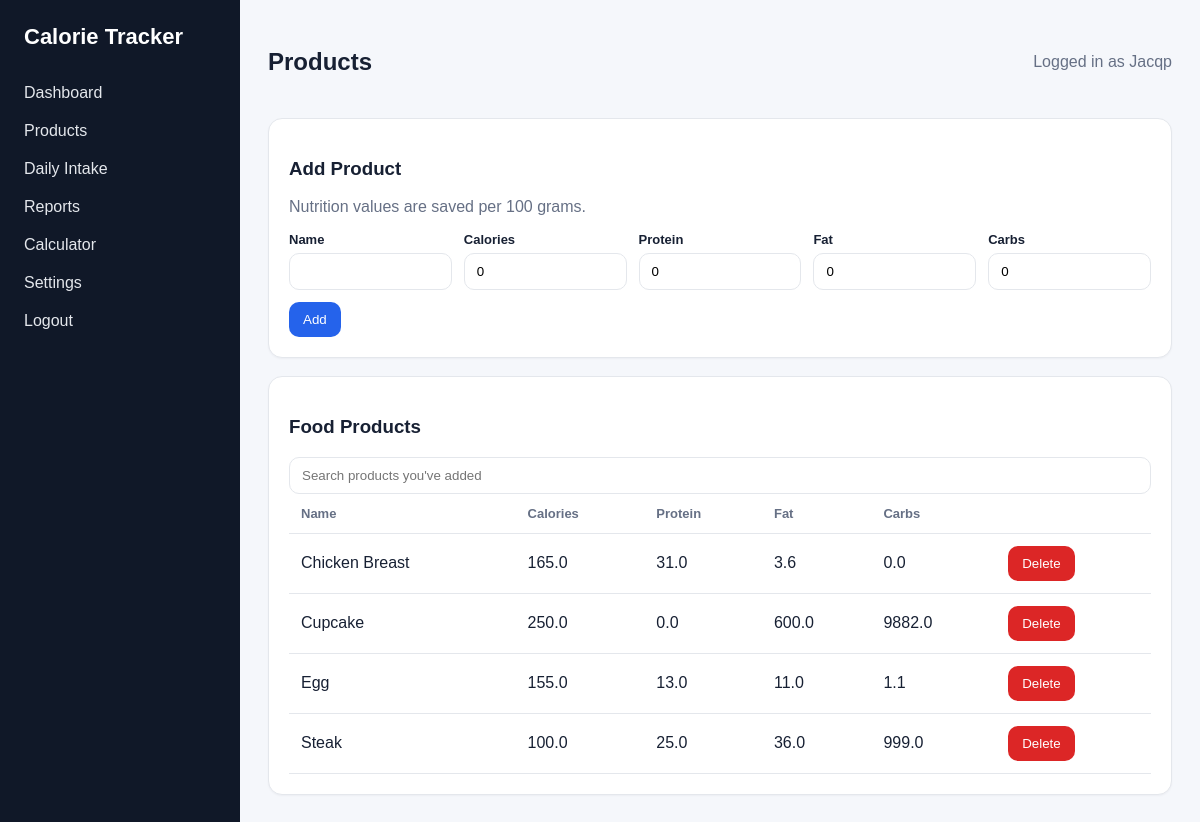
Screenshot of /products (signed in) with the database file from the repository.
### tables this page shows
CREATE TABLE "products" (id INTEGER PRIMARY KEY AUTOINCREMENT, name TEXT NOT NULL UNIQUE, calories REAL NOT NULL DEFAULT 0, protein REAL NOT NULL DEFAULT 0, fat REAL NOT NULL DEFAULT 0, carbs REAL NOT NULL DEFAULT 0, created_at TEXT NOT NULL DEFAULT CURRENT_TIMESTAMP, created_by TEXT REFERENCES Users (username) ON DELETE CASCADE);

### CaloriesTracker/app.py (the view, shortened to what this page needs)
@app.route("/products", methods=["GET", "POST"])
@login_required
def products():
    db = get_db()
    rows = db.execute("SELECT * FROM products WHERE created_by = ? OR created_by IS NULL ORDER BY name", (session["username"],)).fetchall()
    return render_template("products.html", products=rows)

### CaloriesTracker/app.py (called while the page is built)
def get_db() -> sqlite3.Connection:
    if "db" not in g:
        conn = sqlite3.connect(DB_PATH)
        conn.row_factory = sqlite3.Row
        g.db = conn
    return g.db

def login_required(view):
    @wraps(view)
    def wrapped_view(*args, **kwargs):
        if not session.get("logged_in"):
            return redirect(url_for("login"))
        return view(*args, **kwargs)
    return wrapped_view

### CaloriesTracker/templates/products.html (shortened to what this page needs)
{% extends 'base.html' %}
{% set title = 'Products' %}
{% set heading = 'Products' %}
{% block content %}
<div class="card">
    <h3>Add Product</h3>
    <p class="muted">Nutrition values are saved per 100 grams.</p>
    <form method="post" class="form-row">
        <div><label>Name</label><input name="name" required></div>
        <div><label>Calories</label><input name="calories" type="number" step="0.1" value="0"></div>
        <div><label>Protein</label><input name="protein" type="number" step="0.1" value="0"></div>
        <div><label>Fat</label><input name="fat" type="number" step="0.1" value="0"></div>
        <div><label>Carbs</label><input name="carbs" type="number" step="0.1" value="0"></div>
        <div><button type="submit">Add</button></div>
    </form>
</div>
<div class="card">
    <h3>Food Products</h3>
    <div class="input-group">
        <input id="productSearch" type="search" placeholder="Search products you've added">
    </div>
    <table id="foodTable">
        <thead><tr><th>Name</th><th>Calories</th><th>Protein</th><th>Fat</th><th>Carbs</th><th></th></tr></thead>
        <tbody>
            {% for p in products %}
            <tr>
                <td>{{ p.name }}</td>
                <td>{{ p.calories }}</td>
                <td>{{ p.protein }}</td>
                <td>{{ p.fat }}</td>
                <td>{{ p.carbs }}</td>
                <td>
                    <form class="inline-form" method="post" action="{{ url_for('delete_product', product_id=p.id) }}">
                        <button class="danger" type="submit">Delete</button>
                    </form>
                </td>
            </tr>
            {% else %}
            <tr><td colspan="6">No products added yet.</td></tr>
            {% endfor %}
        </tbody>
    </table>
</div>
{% endblock %}

### CaloriesTracker/static/style.css (style rules this page uses)
:root { --bg: #f5f7fb; --card: #ffffff; --text: #172033; --muted: #667085; --line: #e4e7ec; --primary: #2563eb; --danger: #dc2626; --success: #15803d; }
* { box-sizing: border-box; }
body { margin: 0; background: var(--bg); color: var(--text); font-family: Arial, Helvetica, sans-serif; }
.card { background: var(--card); border: 1px solid var(--line); border-radius: 14px; padding: 20px; margin-bottom: 18px; box-shadow: 0 1px 2px rgba(16,24,40,.04); }
.form-row { display: grid; grid-template-columns: repeat(5, 1fr); gap: 12px; align-items: end; }
label { display: block; font-weight: 700; font-size: 13px; margin-bottom: 6px; }
input, select { width: 100%; padding: 10px 12px; border: 1px solid var(--line); border-radius: 10px; background: white; }
button, .button { border: 0; background: var(--primary); color: white; padding: 10px 14px; border-radius: 10px; cursor: pointer; display: inline-block; }
button.danger { background: var(--danger); }
table { width: 100%; border-collapse: collapse; background: white; }
th, td { text-align: left; padding: 12px; border-bottom: 1px solid var(--line); }
th { color: var(--muted); font-size: 13px; }
.muted { color: var(--muted); }
.inline-form { display: inline; }

### rows the page displays
products: name "Chicken Breast", calories "165.0", protein "31.0", fat "3.6", carbs "0.0"
products: name "Cupcake", calories "250.0", protein "0.0", fat "600.0", carbs "9882.0"
products: name "Egg", calories "155.0", protein "13.0", fat "11.0", carbs "1.1"
products: name "Steak", calories "100.0", protein "25.0", fat "36.0", carbs "999.0"

### other values shown
{{ heading or title or 'Dashboard' }} "Products"
{{ session.get('username') }} "Jacqp"
